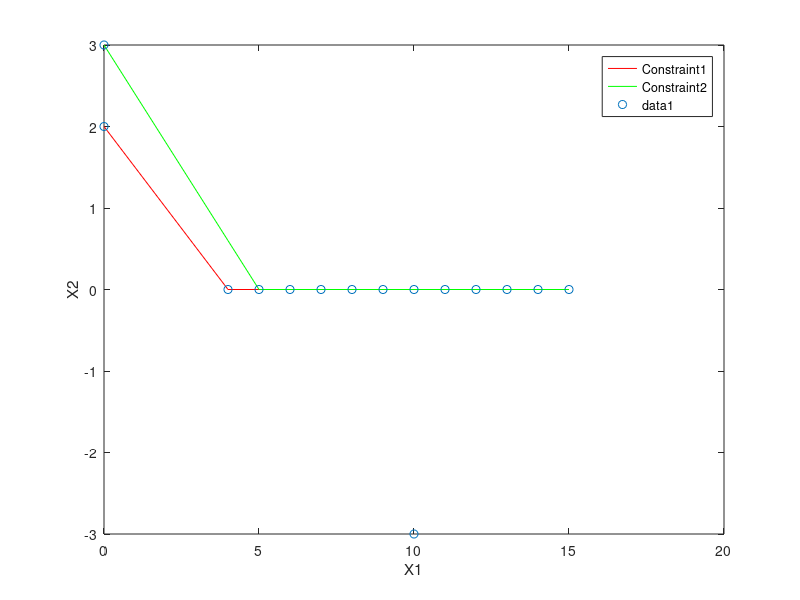

Source code (MATLAB):
% Graphical Method
clc;
clear;
C=[3 2]
A=[2 4;3 5 ]
b=[8;15]
X1=[0:1:max(b)]
X21=(b(1)-A(1,1)*X1)/A(1,2)
X22=(b(2)-A(2,1)*X1)/A(2,2)

X21=max(0,X21)
X22=max(0,X22)

plot(X1,X21,'r',X1,X22,'g')
xlabel('X1')
ylabel('X2')
legend('Constraint1','Constraint2')
hold on

CX1=find(X1==0)
C1=find(X21==0)
C2=find(X22==0)

line1=[X1([CX1,C1]);X21([CX1,C1])]'
line2=[X1([CX1,C2]);X22([CX1,C2])]'

uniq=unique([line1;line2],'rows')

pt=[ ]
for i=1:size(A,1)
    A1=A(i,:)
    B1=b(i,:)
    for j=i+1:size(A,1)
        A2=A(j,:)
        B2=b(j,:)
        A4=[A1;A2]
        B4=[B1;B2]
        X=A4\B4
        pt=[pt   X]
    end 
end 
pt=pt'
alpts=[uniq ; pt]
points=unique(alpts,'rows')

plot(points(:,1),points(:,2),'o')
hold on

for i=1:size(points,1)
    const1(i)=A(1,1)*points(i,1)+A(1,2)*points(i,2)-b(1)
    const2(i)=A(2,1)*points(i,1)+A(2,2)*points(i,2)-b(2)
end
S1=find(const1<0)
S2=find(const2<0)
S=unique([S1,S2])


points(S,:)=[]
S3=find(points(:,1)<0)
S4=find(points(:,2)<0)
S=unique([S3,S4])

points(S,:)=[]
values=points*C'
table=[points ,values]
[obj,index]=max(values)
x1=points(index,1)
x2=points(index,2)
obj
fprintf('Maximum value of Objective function is at (%d,%d) = %d',x1,x2,obj) 
[obj,index]=min(values)
x1=points(index,1)
x2=points(index,2)
obj
fprintf('Minimum value of Objective function is at (%d,%d) = %d',x1,x2,obj)
